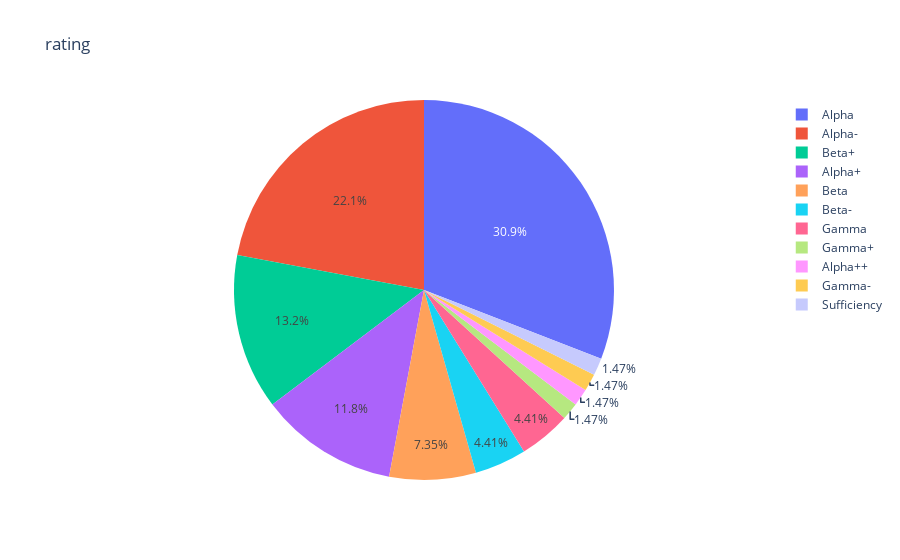

The notebook cell this image was saved under:
### Markdown cell above
####  <a href='dor'>6.2.6 Distribution of rating and gen_rating</a>

### Code cell
rating_list = []
for x in df["rating"].values:
    if str(x) != "nan":
        rating_list.extend( [lst.strip() for lst in x.split(",")] )
temp_data = pd.Series(rating_list).value_counts()

labels = (np.array(temp_data.index))
sizes = (np.array((temp_data / temp_data.sum())*100))
plt.figure(figsize=(15,8))

trace = go.Pie(labels=labels, values=sizes)
layout = go.Layout(title='rating')
data = [trace]
fig = go.Figure(data=data, layout=layout)
py.iplot(fig, filename="rating")

### Figure 1 — Plotly figure (JSON) as saved in the notebook; plotly's stock layout.template omitted (floating-point values rounded to 4 significant figures)
{"data": [{"labels": ["Alpha", "Alpha-", "Beta+", "Alpha+", "Beta", "Beta-", "Gamma", "Gamma+", "Alpha++", "Gamma-", "Sufficiency"], "type": "pie", "values": [30.88, 22.06, 13.24, 11.76, 7.353, 4.412, 4.412, 1.471, 1.471, 1.471, 1.471]}], "layout": {"title": {"text": "rating"}}}
